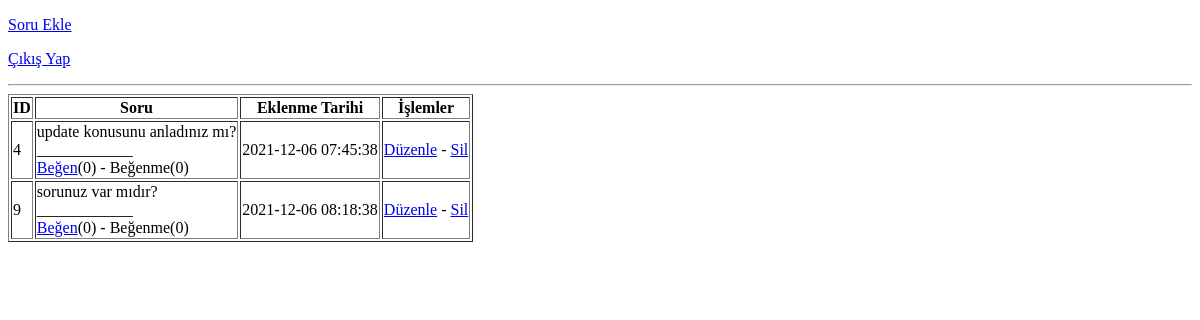
Page /questions.php (signed in) on the earlier database version.
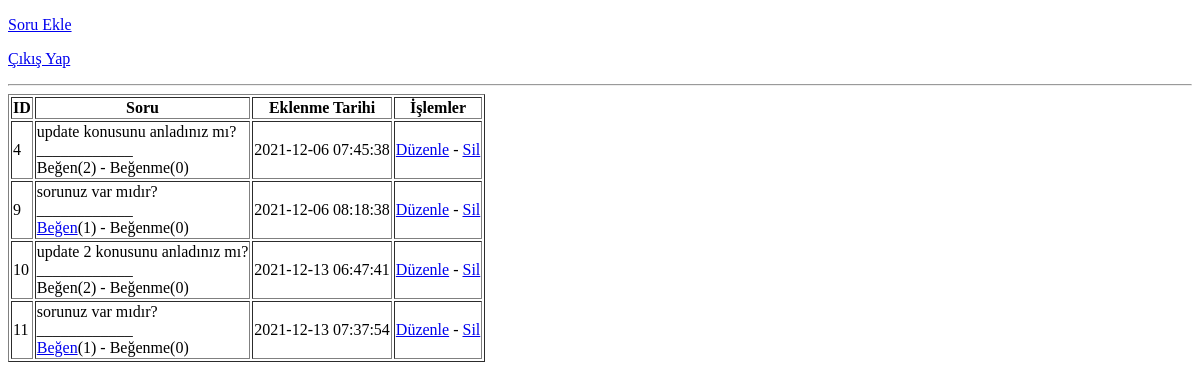
Same page on the later database version.
### tables this page shows
CREATE TABLE `question` (
  `id` int(11) NOT NULL,
  `q_name` varchar(200) NOT NULL,
  `q_date` timestamp NOT NULL DEFAULT CURRENT_TIMESTAMP
);

### questions.php (the view, shortened to what this page needs)
<!DOCTYPE html>
<html lang="en">
<head>
</head>
<body>
<?php
include 'config.php';
$sql = "SELECT * FROM question";
$result = mysqli_query($conn,$sql);
$num_rows = mysqli_num_rows($result);
?>
    <p>
        <a href="q-insert-form.php">Soru Ekle</a>
    </p>
    <p>
        <a href="logout.php">Çıkış Yap</a>
    </p>
    <hr>
    <table border="1">
        <tr>
            <th>ID</th>
            <th>Soru</th>
            <th>Eklenme Tarihi</th>
            <th>İşlemler</th>
        </tr>
        <?php
            $user_id = $_SESSION['user_id'];
            if($num_rows > 0){
                while($row = mysqli_fetch_assoc($result)){
                    $q_id = $row['id'];
                    $sql2 = "SELECT COUNT(*) as count FROM likes WHERE q_id = $q_id AND type=1";
                    $result2 = mysqli_query($conn,$sql2);
                    $row2 = mysqli_fetch_assoc($result2);
                    $like = $row2['count'];
                    echo '<tr>';
                        echo "<td>$q_id</td>";
                        echo "<td>";
                            echo $row['q_name'];
                            echo" <br> ____________ <br>";
                            $sql3 = "SELECT * FROM likes WHERE q_id = $q_id AND user_id=$user_id AND type=1";
                            $result3 = mysqli_query($conn,$sql3);
                            $num_rows3 = mysqli_num_rows($result3);
                            if($num_rows3 > 0){
                                echo "Beğen($like)";
                            }else{
                                echo "<a href='q-like.php?q_id=$q_id&user_id=$user_id'>Beğen</a>($like)";
                            }
                            echo " - ";
                            echo "Beğenme(0)";
                        echo "</td>";
                        echo "<td>".$row['q_date']."</td>";
                        echo '<td>';
                            echo '<a href="q-update-form.php?id=' . $row['id'] . '">Düzenle</a> - ';
                            echo '<a href="q-delete-form.php?id=' . $row['id'] . '">Sil</a>';
                        echo '</td>';
                    echo '</tr>';
                }
            }
            ?>
    </table>
</body>
</html>

Differences in the rows shown:
computed for question "update konusunu anladınız mı?": like "0" → "2"; text "Beğen (" → "Beğen("
computed for question id 9: like "0" → "1"
added question: id "10", q_name "update 2 konusunu anladınız mı?", like "2", q_date "2021-12-13 06:47:41"
added question: id "11", q_name "sorunuz var mıdır?", like "1", q_date "2021-12-13 07:37:54"
